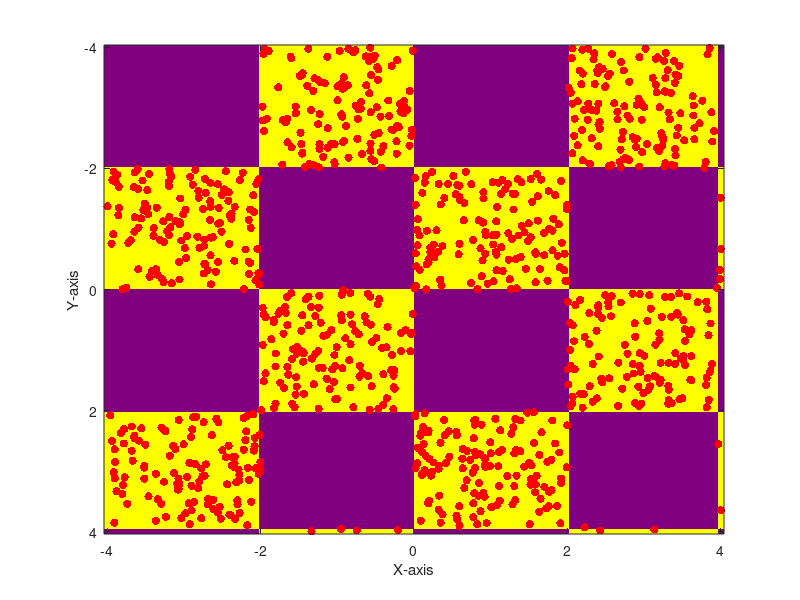
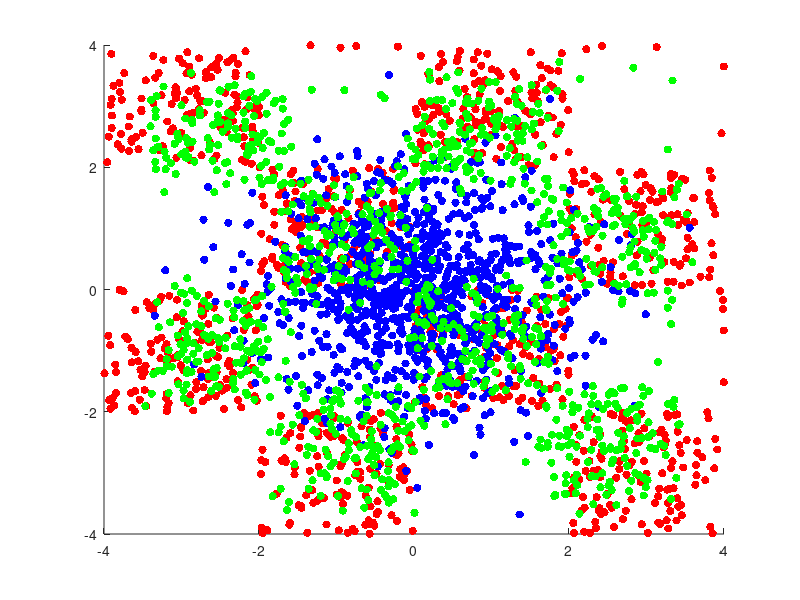

MATLAB code for these plots, in order: (Note: this script raises an error after producing the figures.)
close
clc

%%

% Parameters
N = 1000; % Number of points to sample
x_min = -4; x_max = 4;
y_min = -4; y_max = 4;
resolution = 100; % Resolution of the grid

% Create the grid
x = linspace(x_min, x_max, resolution);
y = linspace(y_min, y_max, resolution);
[X, Y] = meshgrid(x, y);

% Checkerboard pattern
length = 4;
checkerboard = mod(floor(X / (x_max - x_min) * length) + floor(Y / (y_max - y_min) * length), 2);

% Sample points in regions where checkerboard pattern is 1
sampled_points = [];
while size(sampled_points, 1) < N
    % Randomly sample a point within the x and y range
    x_sample = x_min + (x_max - x_min) * rand();
    y_sample = y_min + (y_max - y_min) * rand();
    
    % Determine the closest grid index
    i = floor((x_sample - x_min) / (x_max - x_min) * resolution) + 1;
    j = floor((y_sample - y_min) / (y_max - y_min) * resolution) + 1;
    
    % Check if the sampled point is in a region where checkerboard == 1
    if checkerboard(j, i) == 1
        sampled_points = [sampled_points; x_sample, y_sample];
    end
end

% Plot the checkerboard pattern
figure;
imagesc([x_min, x_max], [y_min, y_max], checkerboard);
colormap([0.5 0 0.5; 1 1 0]); % Purple and yellow
hold on;

% Plot sampled points
scatter(sampled_points(:, 1), sampled_points(:, 2), 'r', 'filled');
xlabel('X-axis');
ylabel('Y-axis');
hold off;

%%


% Noise and interpolation
t = 0.85;
noise = randn(N, 2);

% Interpolated points
interpolated_points = (1 - t) * noise + t * sampled_points;

% Plot
figure;
scatter(sampled_points(:, 1), sampled_points(:, 2), 'r', 'filled'); hold on;
scatter(noise(:, 1), noise(:, 2), 'b', 'filled');
scatter(interpolated_points(:, 1), interpolated_points(:, 2), 'g', 'filled');
hold off;

%%

% Training parameters
training_steps = 1000;
batch_size = 64;
losses = zeros(training_steps, 1);

for step = 1:training_steps
    % Sample data
    idx = randi(size(sampled_points, 1), batch_size, 1);
    x1 = sampled_points(idx, :);
    x0 = randn(size(x1));
    target = x1 - x0;
    t = rand(batch_size, 1);
    xt = (1 - t) .* x0 + t .* x1;

    % Forward pass
    pred = MLP(xt, t, 5, 512);

    % Loss calculation (mean squared error)
    loss = mean((target - pred).^2, 'all');
    losses(step) = loss;

    % Backpropagation and optimization would require a custom implementation
end

% Plot losses
figure;
plot(losses);
xlabel('Training Step');
ylabel('Loss');

%%

function output = MLP(input, t, layers, channels)
    % Example MLP function
    % input: Input data
    % t: Time embedding
    % layers: Number of layers
    % channels: Number of channels

    % Initialize weights (for simplicity, random initialization)
    weights = cell(layers, 1);
    for i = 1:layers
        weights{i} = randn(channels, channels);
    end

    % Input projection
    x = input * randn(size(input, 2), channels);

    % Time embedding projection
    t_emb = t * randn(size(t, 2), channels);
    x = x + t_emb;

    % Hidden layers
    for i = 1:layers
        x = max(0, x * weights{i}); % ReLU activation
    end

    % Output projection
    output = x * randn(channels, size(input, 2));
end